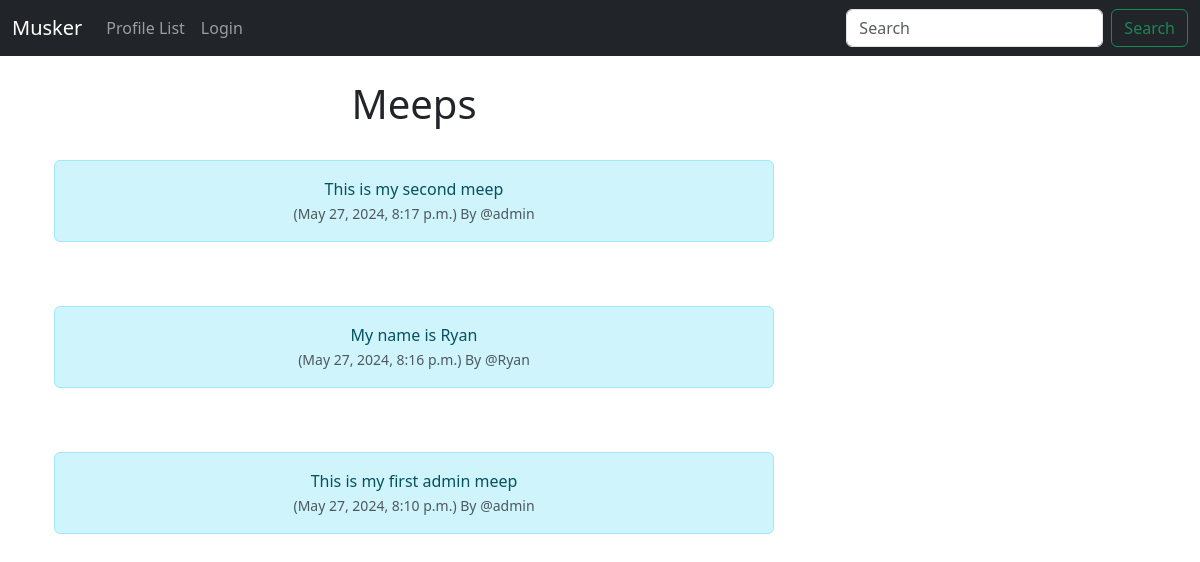
The app's page /, older data.
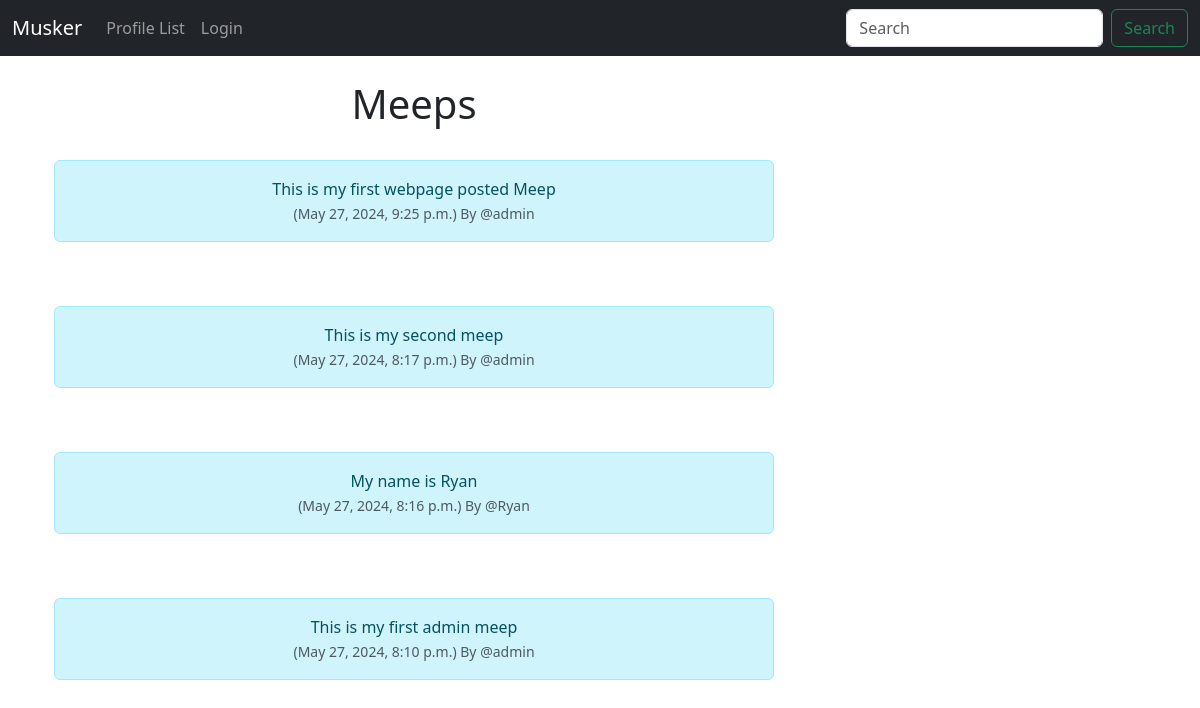
The same page, newer data.
### musker/models.py (models this page shows, shortened)
class Meep(models.Model):
    user = models.ForeignKey(User, related_name="meeps", on_delete=models.DO_NOTHING)
    body = models.CharField(max_length=200)
    created_at = models.DateTimeField(auto_now_add=True)

### musker/views.py (the view)
# urls.py: path('', views.home, name="home"),
def home(request):
    if request.user.is_authenticated:
        form= MeepForm(request.POST or None)
        if request.method == "POST":
            if form.is_valid():
                meep = form.save(commit=False)
                meep.user = request.user
                meep.save()
                messages.success(request, ("Your Meep Has Been Posted!"))
                return redirect('home')
        meeps = Meep.objects.all().order_by("-created_at")
        return render(request, 'home.html', {"meeps":meeps, "form":form})
    else:
        meeps = Meep.objects.all().order_by("-created_at")
        return render(request, 'home.html', {"meeps":meeps})

### musker/templates/home.html (shortened to what this page needs)
{% extends 'base.html' %}
{% block content %}
<div class="container text-center">
    <div class="row">
        <div class="col-8">
    <h1>Meeps</h1>
<br>
    {% for meep in meeps %}
    <div class="alert alert-info" role="alert">
        {{ meep.body }}<br>
        <small class="text-muted">
            ({{ meep.created_at }}) By
            @{{ meep.user.username }}
        </small>
    </div><br><br>
    {% endfor %}
</div>
<div class="col-4">
    <br><br><br>
</div>
{% endblock %}

Row changes from the older to the newer data that the page shows:
added Meep: body "This is my first webpage posted Meep", created_at "May 27, 2024, 9:25 p.m.", user.username "admin"
